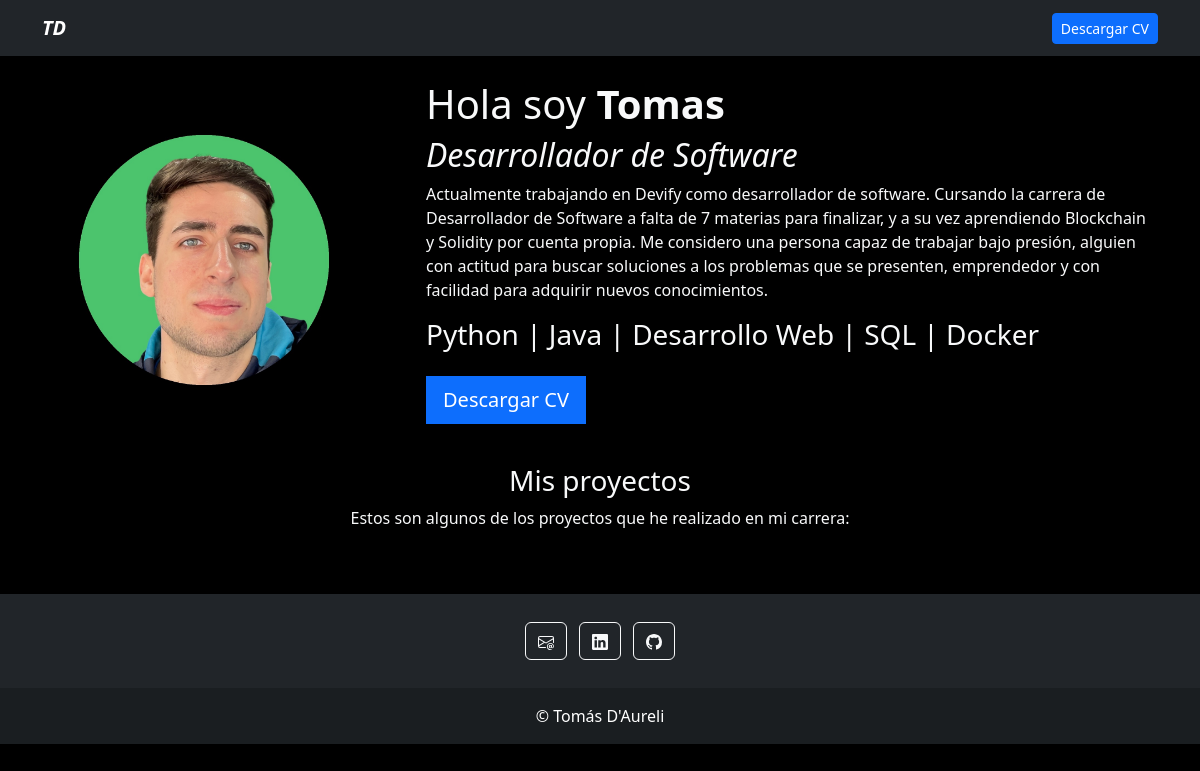
Before: /home/ with the older database file.
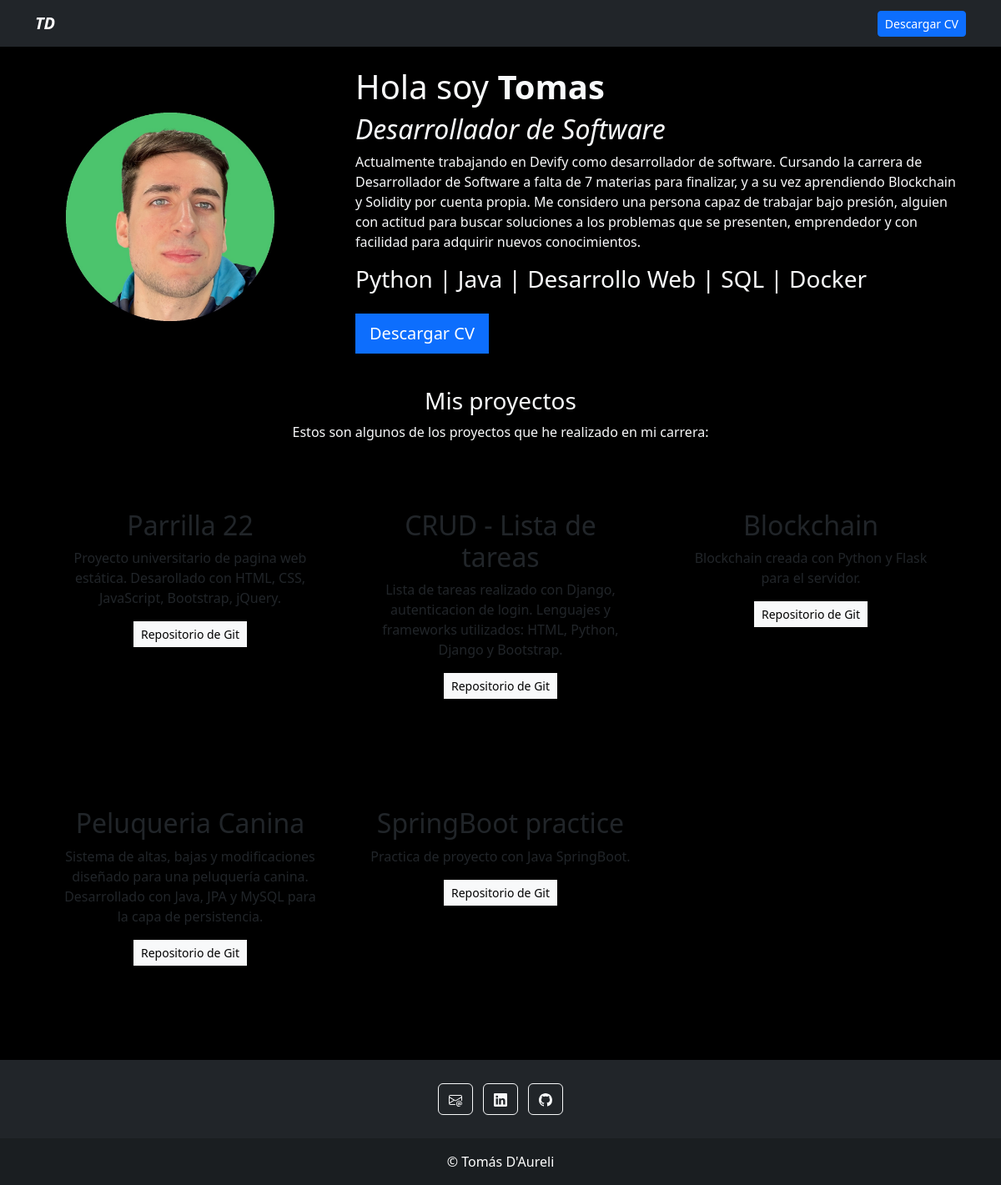
After: the same page with the newer database file.
### app/models.py (models this page shows)
class User(models.Model):
    name = CharField(max_length=100)
    job = CharField(max_length=100)
    bio = CharField(max_length=1000)
    knowledge = CharField(max_length=1000)
    email = EmailField(max_length=255)
    github = URLField(blank=True)
    linkedin = URLField(blank=True)

class Project(models.Model):
    title = CharField(max_length=100)
    description = CharField(max_length=250)
    link = URLField(blank=True)

### app/views.py (the view)
# urls.py: path('home/', views.index, name="index"),
def index(request):
        projects = Project.objects.all()
        user = User.objects.get(id=1)
        return render(request, 'home.html', {
                "projects": projects,
                "user": user
        })

### app/templates/home.html (shortened to what this page needs)
{% extends 'layout.html' %}
{% block content %}
{% load static %}
    <header class="row">
        <div class="col md-4 my-auto">
            <img src="{% static 'files/profile_pic.jpg' %}" alt="" width="300">
        </div>
        <div class="col-md-8 my-auto">
            <h1>Hola soy <strong>{{user.name}}</strong></h1>
            <h2><i>{{user.job}}</i></h2>
            <p>{{user.bio}}</p>
            <h3>{{user.knowledge}}</h3>
            <a href="https://drive.google.com/drive/folders/1B_2QF-qlHp1uxhSPmr0ECe_B_5k3u2Xg?usp=sharing" class="btn btn-primary btn-lg rounded-0 my-3" target="_blank">Descargar CV</a>
        </div>
    </header>
    <div class="row my-4 text-center">
        <h3>Mis proyectos</h3>
        <p>Estos son algunos de los proyectos que he realizado en mi carrera:</p>
        {% for project in projects %}
            <div class="col-md-4 my-5 pd-4">
                <div class="card bg-black card-project">
                    <div class="card-body">
                        <h2>{{project.title}}</h2>
                        <p>{{project.description}}</p>
                        <a href="{{project.link}}" class="btn btn-light rounded-0 btn-sm" target="_blank">Repositorio de Git</a>
                    </div>
                </div>
            </div>
        {% endfor %}
    </div>
{% endblock %}

### app/templates/layout.html (shortened to what this page needs)
{% load static %}
<!DOCTYPE html>
<html lang="en">
<head>
    <link href="https://cdn.jsdelivr.net/npm/bootstrap@5.3.0-alpha1/dist/css/bootstrap.min.css" rel="stylesheet">
    <link rel="stylesheet" href="{% static 'main.css' %}">
</head>
<body id="body" class="text-light bg-black">
    {% include 'partial/navbar.html' %}
    <div class="container p-4">
        {% block content %}
        {% endblock %}
    </div>
</body>
{% include 'partial/footer.html' %}
</html>

### app/templates/partial/navbar.html (shortened to what this page needs)
{% load static %}
<nav class="navbar navbar-expand-lg navbar-dark bg-dark">
  <div class="container">
    <a class="navbar-brand fw-bold fst-italic" href="/home">TD</a>
    <div class="collapse navbar-collapse" id="navbarNav">
      <ul class="navbar-nav ms-auto">
        <li class="nav-item d-flex align-items-center">
          <a class="btn btn-primary btn-sm" href="https://drive.google.com/drive/folders/1B_2QF-qlHp1uxhSPmr0ECe_B_5k3u2Xg?usp=sharing" target="_blank">Descargar CV</a>
        </li>
      </ul>
    </div>
  </div>
</nav>

### app/templates/partial/footer.html (shortened to what this page needs)
<div class="bg-dark text-center text-white">
    <div class="container p-4 pb-0">
      <section class="mb-4">
        <a class="btn btn-outline-light btn-floating m-1" href="mailto: {{user.email}}" role="button">
        </a>
        <a class="btn btn-outline-light btn-floating m-1" href="{{user.linkedin}}" target="_blank" role="button">
        </a>
        <a class="btn btn-outline-light btn-floating m-1" href="{{user.github}}" target="_blank" role="button">
        </a>
      </section>
    </div>
    <div class="text-center p-3" style="background-color: rgba(0, 0, 0, 0.2);">
      © Tomás D'Aureli
    </div>
  </div>

### app/static/main.css (style rules this page uses)
body { background: #090909; }
.bg-black { background: #090909; }

Changed rows visible on the page:
added Project: title "Parrilla 22", description "Proyecto universitario de pagina web estática. Desarollado con HTML, CSS, JavaScript, Bootstrap, jQuery."
added Project: title "CRUD - Lista de tareas", description "Lista de tareas realizado con Django, autenticacion de login. Lenguajes y frameworks utilizados: HTML, Python, Django y Bootstrap."
added Project: title "Blockchain", description "Blockchain creada con Python y Flask para el servidor."
added Project: title "Peluqueria Canina", description "Sistema de altas, bajas y modificaciones diseñado para una peluquería canina. Desarrollado con Java, JPA y MySQL para la capa de persistencia."
added Project: title "SpringBoot practice", description "Practica de proyecto con Java SpringBoot."
